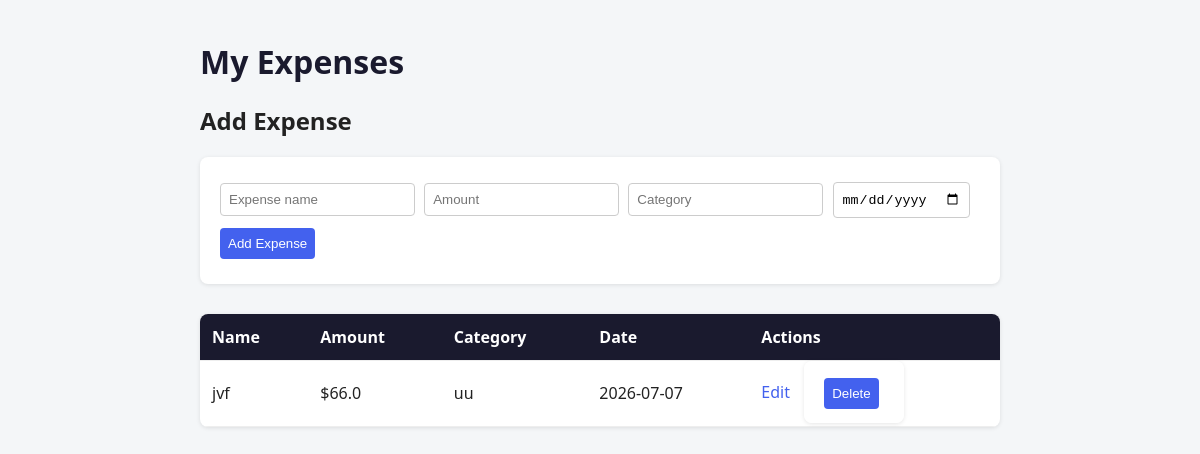
Before: / with the older database file.
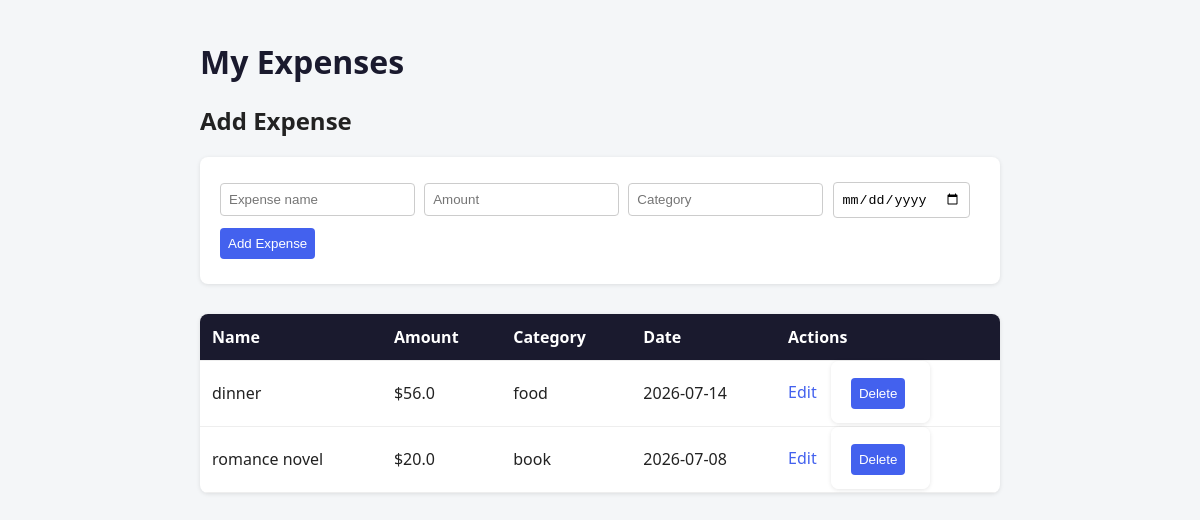
After: the same page with the newer database file.
### tables this page shows
CREATE TABLE expenses (
            id INTEGER PRIMARY KEY AUTOINCREMENT,
            name TEXT NOT NULL,
            amount REAL NOT NULL,
            category TEXT NOT NULL,
            date TEXT NOT NULL
        );

### app.py (the view)
@app.route('/')
def home():
    expenses = get_expenses()
    return render_template('index.html', expenses=expenses)

### app.py (called while the page is built)
def get_expenses():
    conn = sqlite3.connect('expenses.db')
    conn.row_factory = sqlite3.Row
    cursor = conn.cursor()
    cursor.execute('SELECT * FROM expenses ORDER BY date DESC')
    expenses = cursor.fetchall()
    conn.close()
    return expenses

### templates/index.html (shortened to what this page needs)
<!DOCTYPE html>
<html>
<head>
    <link rel="stylesheet" href="{{ url_for('static', filename='style.css') }}">
</head>
<body>
    <h1>My Expenses</h1>
    <h2>Add Expense</h2>
<form action="/add" method="POST">
    <input type="text" name="name" placeholder="Expense name" required>
    <input type="number" step="0.01" name="amount" placeholder="Amount" required>
    <input type="text" name="category" placeholder="Category" required>
    <input type="date" name="date" required>
    <button type="submit">Add Expense</button>
</form>
   <table>
    <tr>
        <th>Name</th>
        <th>Amount</th>
        <th>Category</th>
        <th>Date</th>
        <th>Actions</th>
    </tr>
    {% for expense in expenses %}
    <tr>
        <td>{{ expense['name'] }}</td>
        <td>${{ expense['amount'] }}</td>
        <td>{{ expense['category'] }}</td>
        <td>{{ expense['date'] }}</td>
        <td>
            <a href="/edit/{{ expense['id'] }}">Edit</a>
            <form action="/delete/{{ expense['id'] }}" method="POST" style="display:inline">
                <button type="submit">Delete</button>
            </form>
        </td>
    </tr>
    {% endfor %}
</table>
</body>
</html>

### static/style.css (style rules this page uses)
body { font-family: 'Segoe UI', sans-serif; max-width: 800px; margin: 40px auto; padding: 0 20px; background: #f4f6f8; color: #222; }
h1 { color: #1a1a2e; }
form { background: white; padding: 20px; border-radius: 8px; box-shadow: 0 1px 4px rgba(0,0,0,0.1); margin-bottom: 30px; }
input, button { padding: 8px; margin: 5px 5px 5px 0; border: 1px solid #ccc; border-radius: 4px; }
button { background: #4361ee; color: white; border: none; cursor: pointer; }
table { width: 100%; border-collapse: collapse; background: white; border-radius: 8px; overflow: hidden; box-shadow: 0 1px 4px rgba(0,0,0,0.1); }
th, td { padding: 12px; text-align: left; border-bottom: 1px solid #eee; }
th { background: #1a1a2e; color: white; }
a { color: #4361ee; text-decoration: none; margin-right: 10px; }

Changed rows visible on the page:
removed expenses: name "jvf", amount "66.0", category "uu", date "2026-07-07"
added expenses: name "dinner", amount "56.0", category "food", date "2026-07-14"
added expenses: name "romance novel", amount "20.0", category "book", date "2026-07-08"
